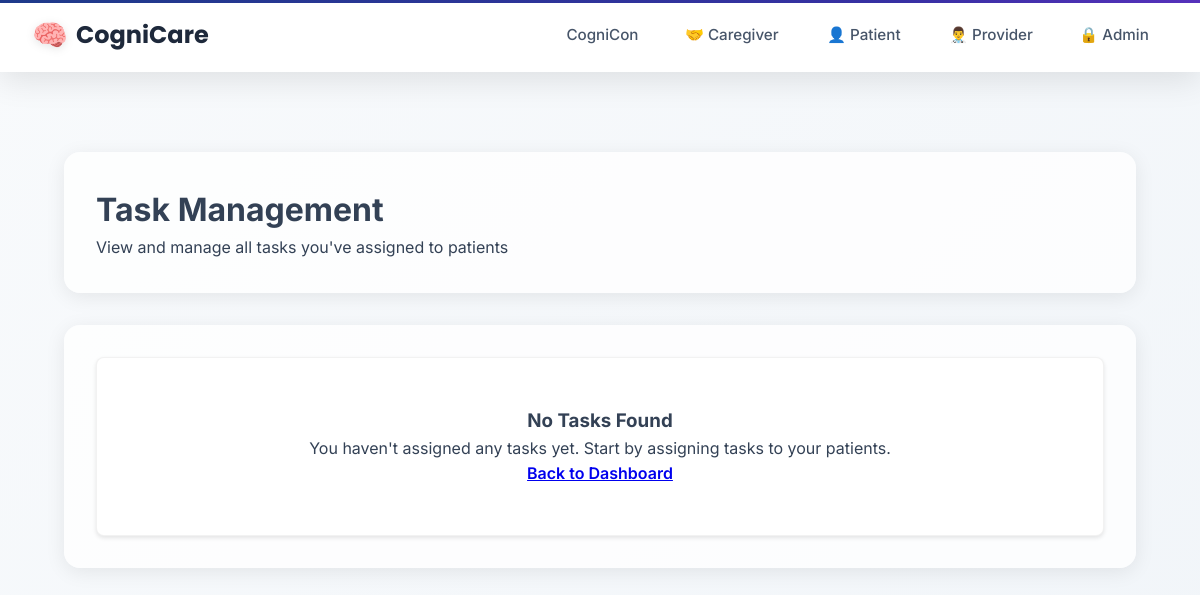
The app's page /tasks/provider/tasks/ (signed in), older data.
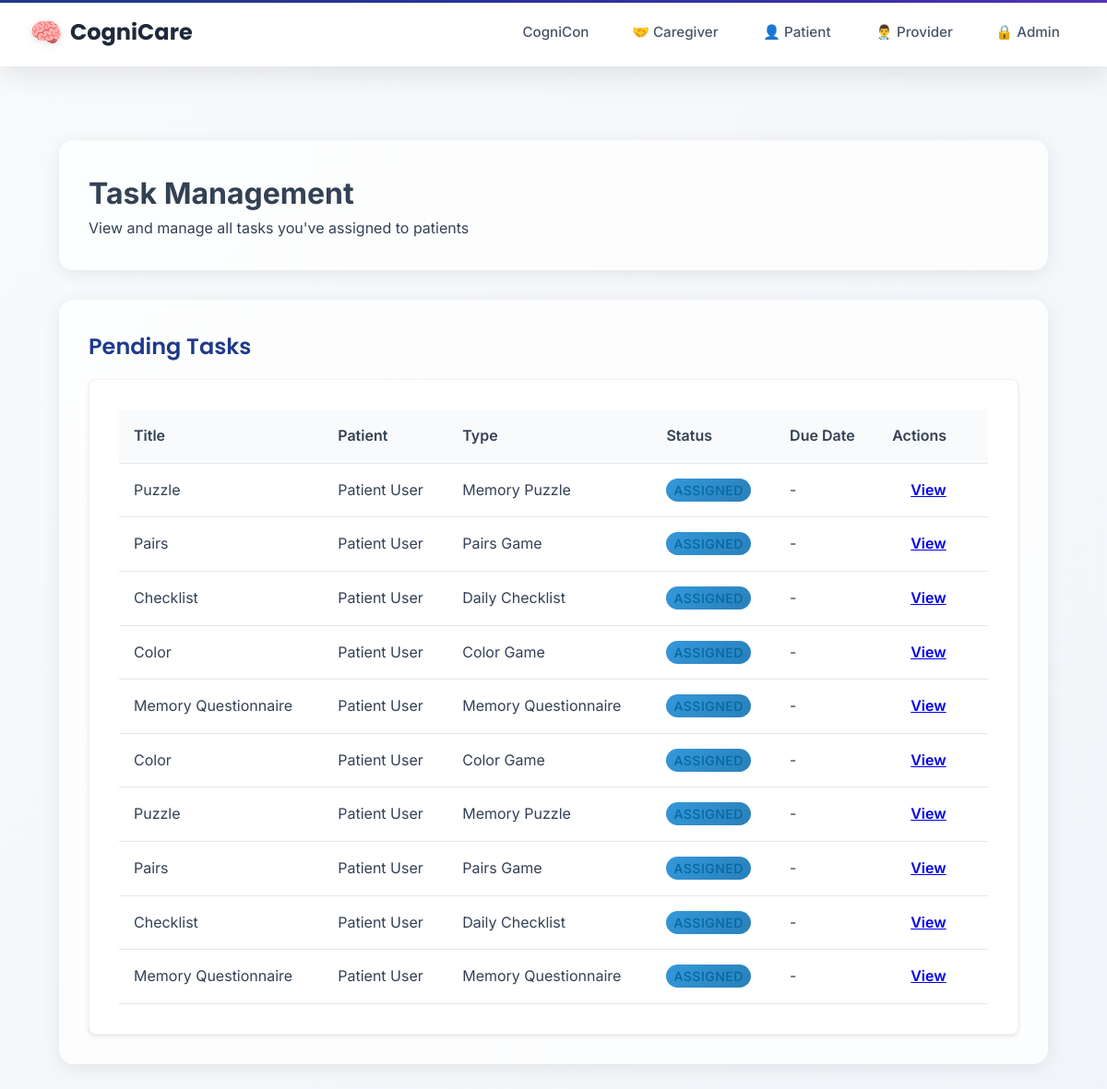
The same page, newer data.
### taskmanager/models.py (models this page shows, shortened)
class Task(models.Model):
    title = models.CharField(max_length=200)
    description = models.TextField(blank=True, null=True)
    task_type = models.CharField(max_length=50, choices=TASK_TYPES)
    difficulty = models.CharField(
        max_length=20,
        choices=DIFFICULTY_LEVELS,
        default='mild',
        help_text="Cognitive difficulty level for games"
    )
    assigned_by = models.ForeignKey(UserProfile, on_delete=models.CASCADE, related_name='assigned_tasks')
    assigned_to = models.ForeignKey(UserProfile, on_delete=models.CASCADE, related_name='received_tasks')
    status = models.CharField(max_length=20, choices=[
        ('assigned', 'Assigned'),
        ('in_progress', 'In Progress'),
        ('completed', 'Completed'),
    ], default='assigned')
    created_at = models.DateTimeField(auto_now_add=True)
    assigned_at = models.DateTimeField(auto_now_add=True)
    due_date = models.DateTimeField(null=True, blank=True)
    completed_at = models.DateTimeField(null=True, blank=True)
    task_config = models.JSONField(default=dict, blank=True)
    class Meta:
        ordering = ['-created_at']

### users/models.py (models this page shows, shortened)
class UserProfile(models.Model):
    USER_TYPES = (
        ('admin', 'Administrator'),  # Admin users
        ('provider', 'Healthcare Provider'),  # Docs + Nurses
        ('caregiver', 'Caregiver'),  # Caregivers
        ('patient', 'Patient'),  # All patients
    )
    user = models.OneToOneField(User, on_delete=models.CASCADE, related_name='profile')  # each user must have a profile
    user_type = models.CharField(max_length=20, choices=USER_TYPES)  # set specific user role
    provider = models.ForeignKey('self', on_delete=models.SET_NULL, null=True, blank=True,
                                related_name='managed_patients', limit_choices_to={'user_type': 'provider'})  # provider link
    patient = models.ForeignKey('self', on_delete=models.SET_NULL, null=True, blank=True,
                               related_name='caregivers', limit_choices_to={'user_type': 'patient'})  # patienr link
    linked_patients = models.ManyToManyField(
        'self',
        symmetrical=False,
        related_name='linked_caregivers',
        limit_choices_to={'user_type': 'patient'},
        blank=True,
        help_text="Patients this caregiver can access"  # Caregivers can see these patients
    )

### taskmanager/views.py (the view)
# urls.py: path('provider/tasks/', views.provider_task_management, name='provider_task_management'),
@login_required
def provider_task_management(request):
    if not hasattr(request.user, 'profile') or request.user.profile.user_type != 'provider':
        messages.error(request, 'You do not have permission to access task management.')
        return redirect('home')
    assigned_tasks = Task.objects.filter(assigned_by=request.user.profile)
    context = {
        'assigned_tasks': assigned_tasks,
        'pending_tasks': assigned_tasks.filter(status__in=['assigned', 'in_progress']),
        'completed_tasks': assigned_tasks.filter(status='completed'),
    }
    return render(request, 'tasks/assign/provider_task_management.html', context)

### templates/tasks/assign/provider_task_management.html (shortened to what this page needs)
{% extends 'layouts/base.html' %}
{% block content %}
<div class="container">
    <div class="section">
        <h1>Task Management</h1>
        <p>View and manage all tasks you've assigned to patients</p>
    </div>
    {% if pending_tasks %}
    <div class="section">
        <h2>Pending Tasks</h2>
        <div class="card">
            <table class="table">
                <thead>
                    <tr>
                        <th>Title</th>
                        <th>Patient</th>
                        <th>Type</th>
                        <th>Status</th>
                        <th>Due Date</th>
                        <th>Actions</th>
                    </tr>
                </thead>
                <tbody>
                    {% for task in pending_tasks %}
                    <tr>
                        <td>{{ task.title }}</td>
                        <td>{{ task.assigned_to.user.get_full_name }}</td>
                        <td>{{ task.get_task_type_display }}</td>
                        <td><span class="status-badge status-{{ task.status }}">{{ task.get_status_display }}</span></td>
                        <td>{% if task.due_date %}{{ task.due_date|date:"M d, Y g:i A" }}{% else %}-{% endif %}</td>
                        <td>
                            <a href="{% url 'taskmanager:task_results' task.id %}" class="mdc-button mdc-button--outlined">View</a>
                        </td>
                    </tr>
                    {% endfor %}
                </tbody>
            </table>
        </div>
    </div>
    {% endif %}
    {% if not pending_tasks and not completed_tasks %}
    <div class="section">
        <div class="card no-tasks">
            <h3>No Tasks Found</h3>
            <p>You haven't assigned any tasks yet. Start by assigning tasks to your patients.</p>
            <a href="{% url 'provider_dashboard' %}" class="mdc-button mdc-button--outlined">
                <span class="mdc-button__label">Back to Dashboard</span>
            </a>
        </div>
    </div>
    {% endif %}
</div>
{% endblock %}

### templates/layouts/base.html (shortened to what this page needs)
<!DOCTYPE html>
<html>
<head>
    {% load static %}
    <link href="https://unpkg.com/material-components-web@latest/dist/material-components-web.min.css" rel="stylesheet">
    <link rel="stylesheet" href="https://cdnjs.cloudflare.com/ajax/libs/font-awesome/6.4.0/css/all.min.css">
    {% load static %}
    <link rel="stylesheet" href="{% static 'css/design-system.css' %}">
</head>
<body>
    <header class="top-nav">
        <a href="/" class="site-title">CogniCare</a>
        <div class="nav-container">
            <nav class="nav-links" id="navLinks">
                <a href="/cognicon" class="nav-link">CogniCon</a>
                <a href="/caregiver-login" class="nav-link caregiver-link">🤝 Caregiver</a>
                <a href="/patient-login" class="nav-link patient-link">👤 Patient</a>
                <a href="/provider-login" class="nav-link provider-link">👨‍⚕️ Provider</a>
                <a href="/admin-login" class="nav-link admin-link">🔒 Admin</a>
                </nav>
        </div>
    </header>
    <main>
        <div class="content-wrapper">
            {% block content %}{% endblock %}
        </div>
    </main>
</body>
</html>

### static/css/design-system.css (style rules this page uses)
.card { background: white; border-radius: 16px; box-shadow: 0 8px 32px rgba(0,0,0,0.1); border: 1px solid rgba(0,0,0,0.05); overflow: hidden; transition: all 0.3s ease; }

### templates/layouts/base.html (style rules this page uses)
:root { --patient-primary: #9333ea; --patient-secondary: #7c3aed; --patient-accent: #8b5cf6; --caregiver-primary: #059669; --caregiver-secondary: #047857; --caregiver-accent: #10b981; --provider-primary: #1e3a8a; --provider-secondary: #1e40af; --provider-accent: #3730a3; --admin-primary: #1a202c; --admin-secondary: #2d3748; --admin-accent: #fbbf24; --neutral-50: #f8fafc; --neutral-100: #f1f5f9; --neutral-200: #e2e8f0; --neutral-300: #cbd5e1; --neutral-400: #94a3b8; --neutral-500: #64748b; --neutral-600: #475569; --neutral-700: #334155; --neutral-800: #1e293b; --neutral-900: #0f172a; }
* { margin: 0; padding: 0; box-sizing: border-box; }
body { background: linear-gradient(135deg, var(--neutral-50) 0%, var(--neutral-100) 100%); font-family: 'Inter', -apple-system, BlinkMacSystemFont, 'Segoe UI', Roboto, sans-serif; min-height: 100vh; color: var(--neutral-700); line-height: 1.6; }
.top-nav { position: fixed; top: 0; left: 0; right: 0; background: rgba(255, 255, 255, 0.95); backdrop-filter: blur(20px); -webkit-backdrop-filter: blur(20px); border-bottom: 1px solid rgba(255, 255, 255, 0.2); box-shadow: 0 8px 32px rgba(0, 0, 0, 0.1); display: flex; justify-content: space-between; align-items: center; padding: 0 2rem; height: 72px; z-index: 1000; transition: all 0.3s ease; }
.top-nav::before { content: ''; position: absolute; top: 0; left: 0; right: 0; height: 3px; background: linear-gradient(135deg, var(--provider-primary), var(--provider-accent), var(--patient-primary), var(--caregiver-primary), var(--admin-accent)); background-size: 300% 100%; animation: gradientShift 8s ease-in-out infinite; }
.site-title { color: var(--neutral-800); font-weight: 700; font-size: 1.5rem; text-decoration: none; font-family: 'Poppins', sans-serif; display: flex; align-items: center; gap: 0.5rem; transition: all 0.3s ease; }
.site-title::before { content: '🧠'; font-size: 1.8rem; filter: drop-shadow(0 2px 4px rgba(0,0,0,0.1)); }
.nav-container { display: flex; align-items: center; gap: 2rem; }
.nav-links { display: flex; align-items: center; gap: 0.5rem; }
.nav-link { color: var(--neutral-600); text-decoration: none; padding: 0.6rem 1.2rem; border-radius: 10px; font-weight: 500; font-size: 0.95rem; transition: all 0.3s ease; position: relative; overflow: hidden; }
.nav-link::before { content: ''; position: absolute; top: 0; left: -100%; width: 100%; height: 100%; background: linear-gradient(135deg, rgba(147, 51, 234, 0.1), rgba(124, 58, 237, 0.1)); transition: left 0.3s ease; z-index: -1; }
.nav-link.patient-link { border: 2px solid transparent; }
main { padding-top: 88px; min-height: calc(100vh - 88px); }
.content-wrapper { max-width: 1400px; margin: 0 auto; padding: 2rem; }
.mdc-button { height: 40px; padding: 0 20px; border-radius: 10px; font-weight: 600; text-transform: none; font-family: 'Inter', sans-serif; transition: all 0.3s ease; }
.section { margin-bottom: 3rem; padding: 2rem; background: rgba(255, 255, 255, 0.8); border-radius: 16px; box-shadow: 0 4px 20px rgba(0, 0, 0, 0.08); }
.section h2 { color: var(--provider-primary); font-weight: 600; margin-bottom: 1rem; font-family: 'Poppins', sans-serif; }
.status-badge { padding: 0.4rem 0.8rem; border-radius: 20px; font-size: 0.85rem; font-weight: 600; text-transform: uppercase; letter-spacing: 0.5px; }
.status-assigned { background: linear-gradient(135deg, #3498db, #2980b9); color: white; }
.card { background: white; border-radius: 16px; box-shadow: 0 8px 32px rgba(0,0,0,0.1); border: 1px solid rgba(0,0,0,0.05); overflow: hidden; transition: all 0.3s ease; }

### templates/tasks/assign/provider_task_management.html (style rules this page uses)
.container { max-width: 1200px; margin: 0 auto; padding: 2rem; }
.section { margin-bottom: 2rem; }
.card { background: white; border-radius: 8px; box-shadow: 0 2px 4px rgba(0,0,0,0.1); overflow: hidden; padding: 2rem; }
.table { width: 100%; border-collapse: collapse; }
.table th, .table td { padding: 1rem; text-align: left; border-bottom: 1px solid #e5e7eb; }
.table th { background-color: #f9fafb; font-weight: 600; }
.status-badge { padding: 0.25rem 0.5rem; border-radius: 9999px; font-size: 0.875rem; font-weight: 500; }
.status-assigned { background-color: #e0f2fe; color: #0369a1; }

Row changes from the older to the newer data that the page shows:
added Task: title "Puzzle", assigned_to.user.get_full_name "Patient User", task_type "Memory Puzzle", status "ASSIGNED"
added Task: title "Pairs", assigned_to.user.get_full_name "Patient User", task_type "Pairs Game", status "ASSIGNED"
added Task: title "Checklist", assigned_to.user.get_full_name "Patient User", task_type "Daily Checklist", status "ASSIGNED"
added Task: title "Color", assigned_to.user.get_full_name "Patient User", task_type "Color Game", status "ASSIGNED"
added Task: title "Memory Questionnaire", assigned_to.user.get_full_name "Patient User", task_type "Memory Questionnaire", status "ASSIGNED"
added Task: title "Color", assigned_to.user.get_full_name "Patient User", task_type "Color Game", status "ASSIGNED"
added Task: title "Puzzle", assigned_to.user.get_full_name "Patient User", task_type "Memory Puzzle", status "ASSIGNED"
added Task: title "Pairs", assigned_to.user.get_full_name "Patient User", task_type "Pairs Game", status "ASSIGNED"
added Task: title "Checklist", assigned_to.user.get_full_name "Patient User", task_type "Daily Checklist", status "ASSIGNED"
added Task: title "Memory Questionnaire", assigned_to.user.get_full_name "Patient User", task_type "Memory Questionnaire", status "ASSIGNED"
Text that changed along with them:
text no longer shown: "No Tasks Found You haven't assigned any tasks yet. Start by assigning tasks to your patients. Back to Dashboard"
text now shown: "Pending Tasks Title Patient Type Status Due Date Actions"
